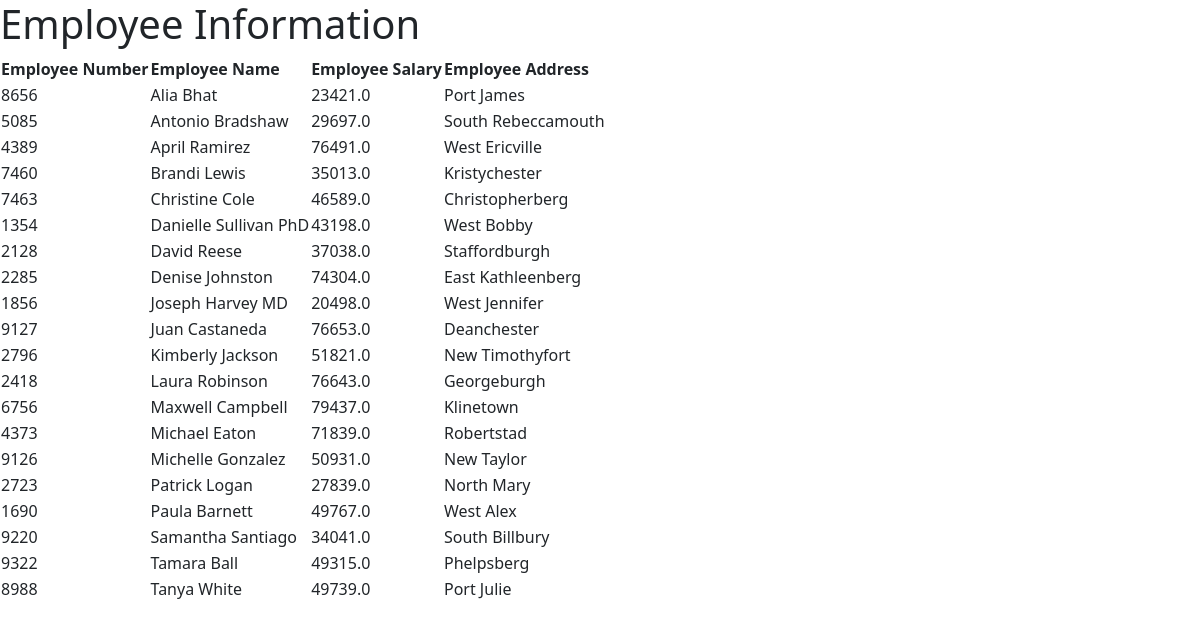
Before: / with the older database file.
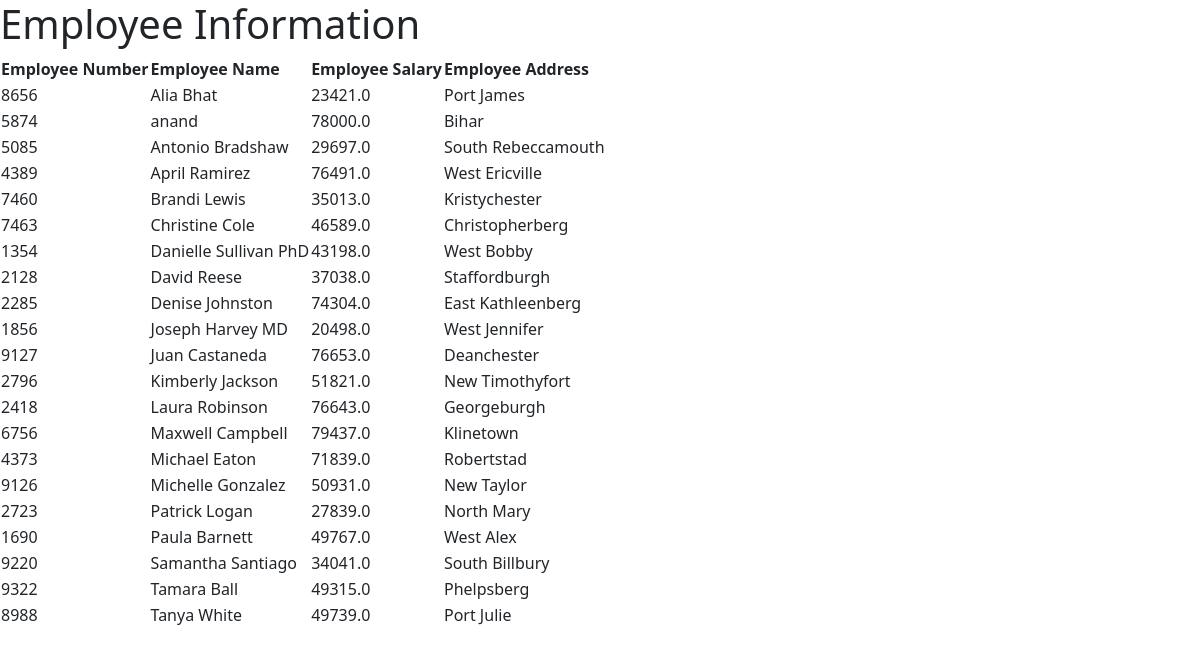
After: the same page with the newer database file.
### myApp/models.py (models this page shows)
class Employee(models.Model):
    eno = models.IntegerField()
    ename = models.CharField(max_length = 50)
    esal = models.FloatField()
    eaddr = models.CharField(max_length = 100)

### myApp/views.py (the view)
# urls.py: path('', views.displayView),
def displayView(request):
    employees = Employee.objects.all().order_by(Lower('ename'))
    dict = {'employees' : employees}
    return render(request, 'myApp/index.html', dict)

### template/myApp/index.html
<!DOCTYPE html>
{% extends 'myApp/base.html' %}
{% block body_block %}
    <h1>Employee Information</h1>
    <table>
        <thead>
            <th>Employee Number</th>
            <th>Employee Name</th>
            <th>Employee Salary</th>
            <th>Employee Address</th>
        </thead>
        {% for emp in employees %}
        <tr>
            <td>{{emp.eno}} </td>
            <td>{{emp.ename}} </td>
            <td>{{emp.esal}} </td>
            <td>{{emp.eaddr}} </td>
        </tr>
        {% endfor %}
    </table>
{% endblock %}

### template/myApp/base.html (shortened to what this page needs)
<!DOCTYPE html>
<html lang="en">
<head>
    <link href="https://cdn.jsdelivr.net/npm/bootstrap@5.3.2/dist/css/bootstrap.min.css" rel="stylesheet">
</head>
<body>
    {% block body_block %}
    {% endblock %}
</body>
</html>

Changed rows visible on the page:
added Employee: eno "5874", ename "anand", esal "78000.0", eaddr "Bihar"
